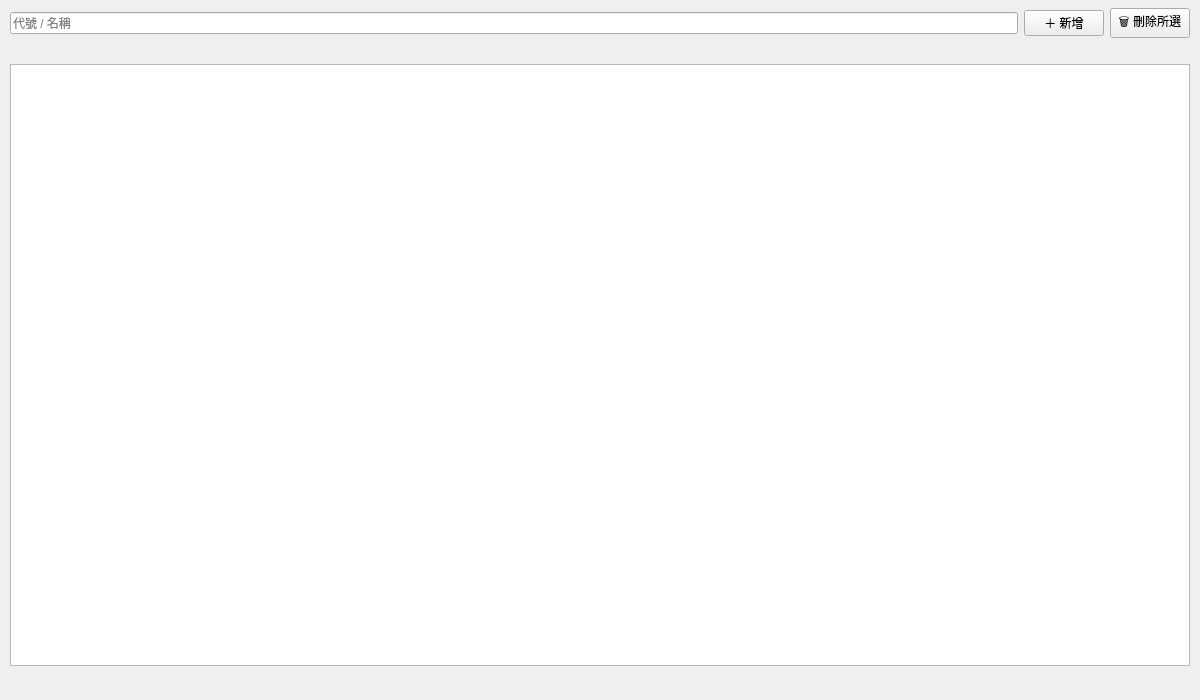
<?xml version="1.0" encoding="UTF-8"?>
<ui version="4.0">
 <class>FavoritesPage</class>
 <widget class="QWidget" name="favorites_page">
  <property name="geometry">
   <rect>
    <x>0</x>
    <y>0</y>
    <width>1200</width>
    <height>700</height>
   </rect>
  </property>
  <layout class="QVBoxLayout" name="pageLayout">
   <property name="leftMargin"><number>10</number></property>
   <property name="topMargin"><number>8</number></property>
   <property name="rightMargin"><number>10</number></property>
   <property name="bottomMargin"><number>8</number></property>
   <property name="spacing"><number>6</number></property>
   <item>
    <layout class="QHBoxLayout" name="topRow">
     <item>
      <widget class="QLineEdit" name="fav_add_edit">
       <property name="placeholderText"><string>代號 / 名稱</string></property>
      </widget>
     </item>
     <item>
      <widget class="QPushButton" name="fav_add_btn">
       <property name="text"><string>＋ 新增</string></property>
      </widget>
     </item>
     <item>
      <widget class="QPushButton" name="fav_remove_btn">
       <property name="text"><string>🗑 刪除所選</string></property>
      </widget>
     </item>
    </layout>
   </item>
   <!-- FILTER 兩組按鈕由 favorites_page.py 按 MARKETS / TYPES 填進 mktSlot / typeSlot
        （按鈕數量屬資料；兩組嘅位置、間距先屬排版 → Designer 可調） -->
   <item>
    <layout class="QHBoxLayout" name="filterRow">
     <property name="spacing"><number>3</number></property>
     <item>
      <layout class="QHBoxLayout" name="mktSlot"/>
     </item>
     <item>
      <layout class="QHBoxLayout" name="typeSlot"/>
     </item>
     <item>
      <spacer name="filterStretch">
       <property name="orientation"><enum>Qt::Orientation::Horizontal</enum></property>
       <property name="sizeType"><enum>QSizePolicy::Policy::Expanding</enum></property>
       <property name="sizeHint" stdset="0"><size><width>40</width><height>20</height></size></property>
      </spacer>
     </item>
    </layout>
   </item>
   <item>
    <widget class="QTableView" name="fav_table">
     <property name="sizePolicy">
      <sizepolicy hsizetype="Expanding" vsizetype="Expanding">
       <horstretch>0</horstretch><verstretch>0</verstretch>
      </sizepolicy>
     </property>
    </widget>
   </item>
   <item>
    <layout class="QHBoxLayout" name="bottomRow">
     <item>
      <widget class="QLabel" name="fav_counts">
       <property name="text"><string/></property>
      </widget>
     </item>
     <item>
      <spacer name="bottomStretch">
       <property name="orientation"><enum>Qt::Orientation::Horizontal</enum></property>
       <property name="sizeType"><enum>QSizePolicy::Policy::Expanding</enum></property>
       <property name="sizeHint" stdset="0"><size><width>40</width><height>20</height></size></property>
      </spacer>
     </item>
     <item>
      <widget class="QLabel" name="fav_status">
       <property name="text"><string/></property>
      </widget>
     </item>
    </layout>
   </item>
  </layout>
 </widget>
 <resources/>
 <connections/>
</ui>
